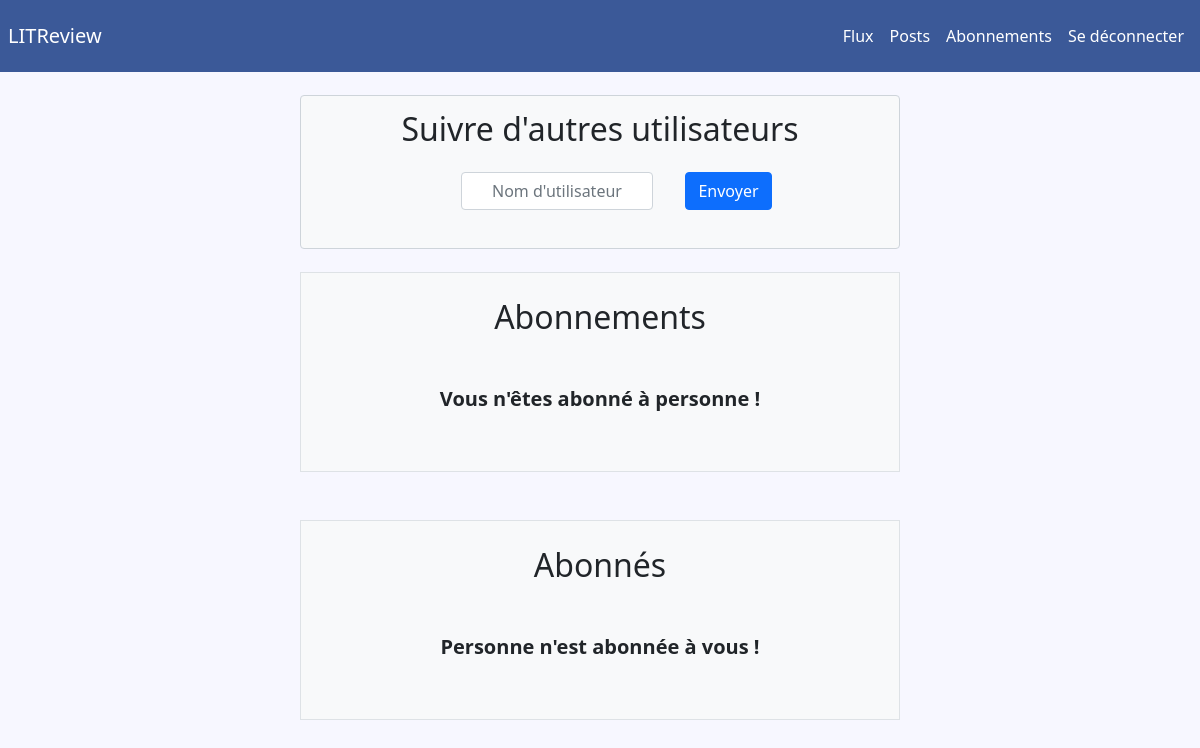
The page /following/followers/ (signed in) on the database as committed earlier.
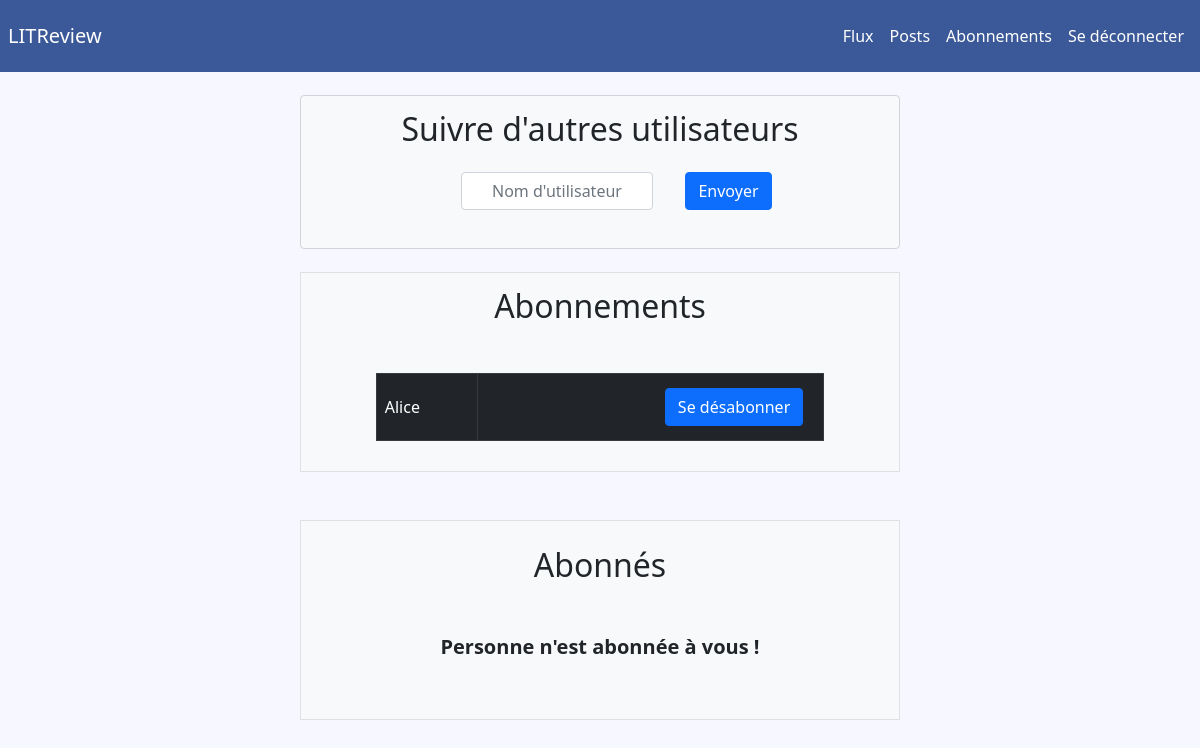
The same page on the database as committed later.
### core/models.py (models this page shows)
class User(AbstractUser):
    username = models.CharField(max_length=50, unique=True)
    password = models.CharField(max_length=50, unique=False)
    USERNAME_FIELD = "username"

### following/views.py (the view, shortened to what this page needs)
# urls.py: path("followers/", login_required(FollowersPage.as_view()), name="followers"),
class FollowersPage(View):
    page = "followers.html"
    form = FollowersForm
    def get(self, request):
        form = self.form
        username = request.GET.get('unfollow')
        if username:
            unfollow_user(username)
        context = {
            "form": form,
            "followers": self.followers(request.user.id),
            "subscribers": self.subscribers(request.user.id)
        }
        return render(request, self.page, context=context)
    @staticmethod
    def followers(user_id):
        tab = []
        followers = Follower.objects.all().filter(user_id=user_id)
        for follower in followers:
            tab.append(User.objects.get(id=follower.followed_user_id).username)
        return tab
    @staticmethod
    def subscribers(user_id):
        tab = []
        followers = Follower.objects.all().filter(followed_user_id=user_id)
        for follower in followers:
            tab.append(User.objects.get(id=follower.user_id).username)
        return tab

### following/templates/followers.html
{% block header %}
    {% include 'navbar.html' %}
{% endblock header %}
{% block search_form %}
    {% include 'search_followers.html' %}
{% endblock search_form %}
{% block table_followers %}
    {% include 'table_followers.html' %}
{% endblock table_followers %}
{% block table_subscribers %}
    {% include 'table_subscribers.html' %}
{% endblock table_subscribers %}

### following/templates/table_followers.html
<div class="d-flex flex-column justify-content-center align-items-center w-50 h-25 m-auto bg-light border">
    <h2 class="text-center mb-5">Abonnements</h2>
    <table class="table table-bordered table-dark w-75">
        <tbody>
            {% if not followers %}
                <tr>
                    <p class="fw-bold lead">Vous n'êtes abonné à personne !</p>
                </tr>
            {% endif %}
            {% for i in followers %}
                <tr>
                    <td scope="row" class="text-start align-middle">{{ i }}</td>
                    <td scope="row" class="text-end">
                        <form action="{% url 'followers' %}" method="get" class="form-control bg-transparent border-0">
                            <button class="btn btn-primary" type="submit" name="unfollow" value="{{ i }}">Se désabonner</button>
                        </form>
                    </td>
                </tr>
            {% endfor %}
        </tbody>
    </table>
</div>

Rows that differ between the two databases and show on the page:
added User: followers "Alice"
Other text that changed with them:
new list line: "Se désabonner"
text no longer shown: "Vous n'êtes abonné à personne !"
